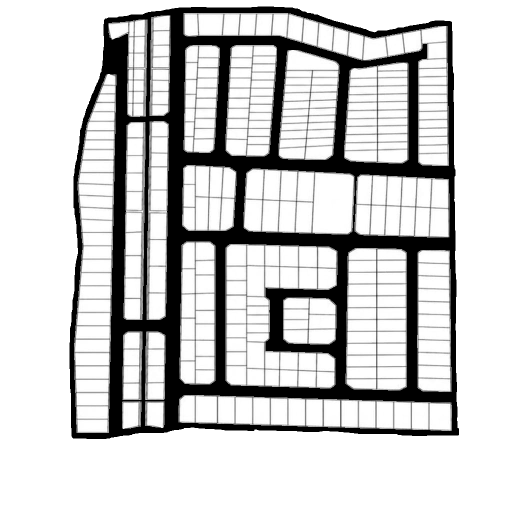
#> input picture scratch/lot_map_swap_backup/lot_plan_roads.png, 1024 x 1009 px, found by its file name (shown at 1/2 size)
$ python crop_cands.py
#> lines starting #> are read from the running program, lines starting #| are printed output that depends on the picture
from pathlib import Path
import json
import numpy as np
from PIL import Image, ImageDraw

W, H = 906, 543
rgb = np.array(Image.open("static/images/lot_plan_roads.png").convert("RGB"))
#> rgb is the input picture: shape (1009, 1024, 3); min 0, max 255, mean 201.6
Image.fromarray(rgb).crop((580, 200, 740, 320)).resize((480, 360), Image.NEAREST).save("scratch/cand_a.png")
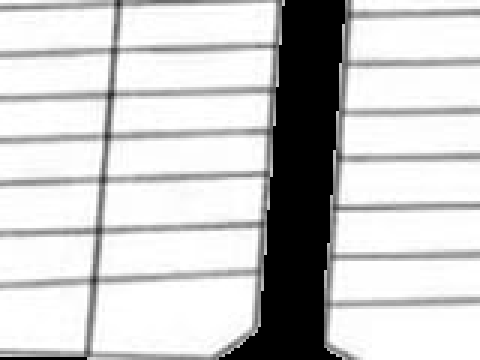
#> saved as cand_a.png: PIL image 480x360 RGB; min 0, max 255, mean 200.7
Image.fromarray(rgb).crop((620, 180, 780, 340)).resize((480, 480), Image.NEAREST).save("scratch/cand_b.png")
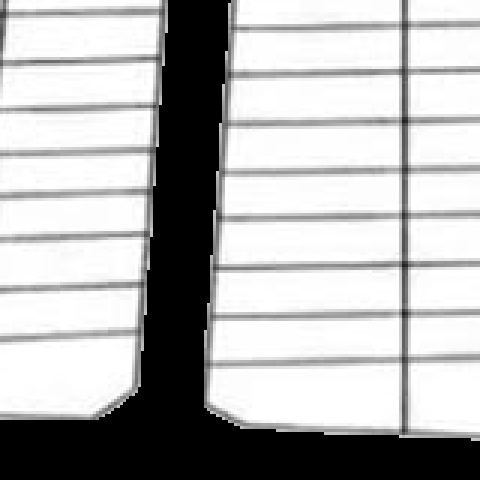
#> saved as cand_b.png: PIL image 480x480 RGB; min 0, max 255, mean 179.2
Image.fromarray(rgb).crop((200, 80, 400, 250)).resize((480, 400), Image.NEAREST).save("scratch/cand_c.png")
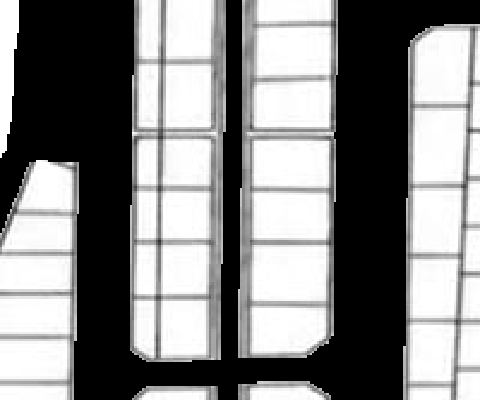
#> saved as cand_c.png: PIL image 480x400 RGB; min 0, max 255, mean 134.1
Image.fromarray(rgb).crop((350, 90, 550, 260)).resize((480, 400), Image.NEAREST).save("scratch/cand_d.png")
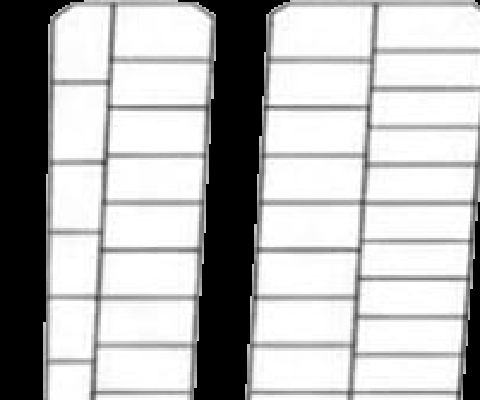
#> saved as cand_d.png: PIL image 480x400 RGB; min 0, max 255, mean 181.6

#> (the run stopped early here; a loop or call above may not have finished)
